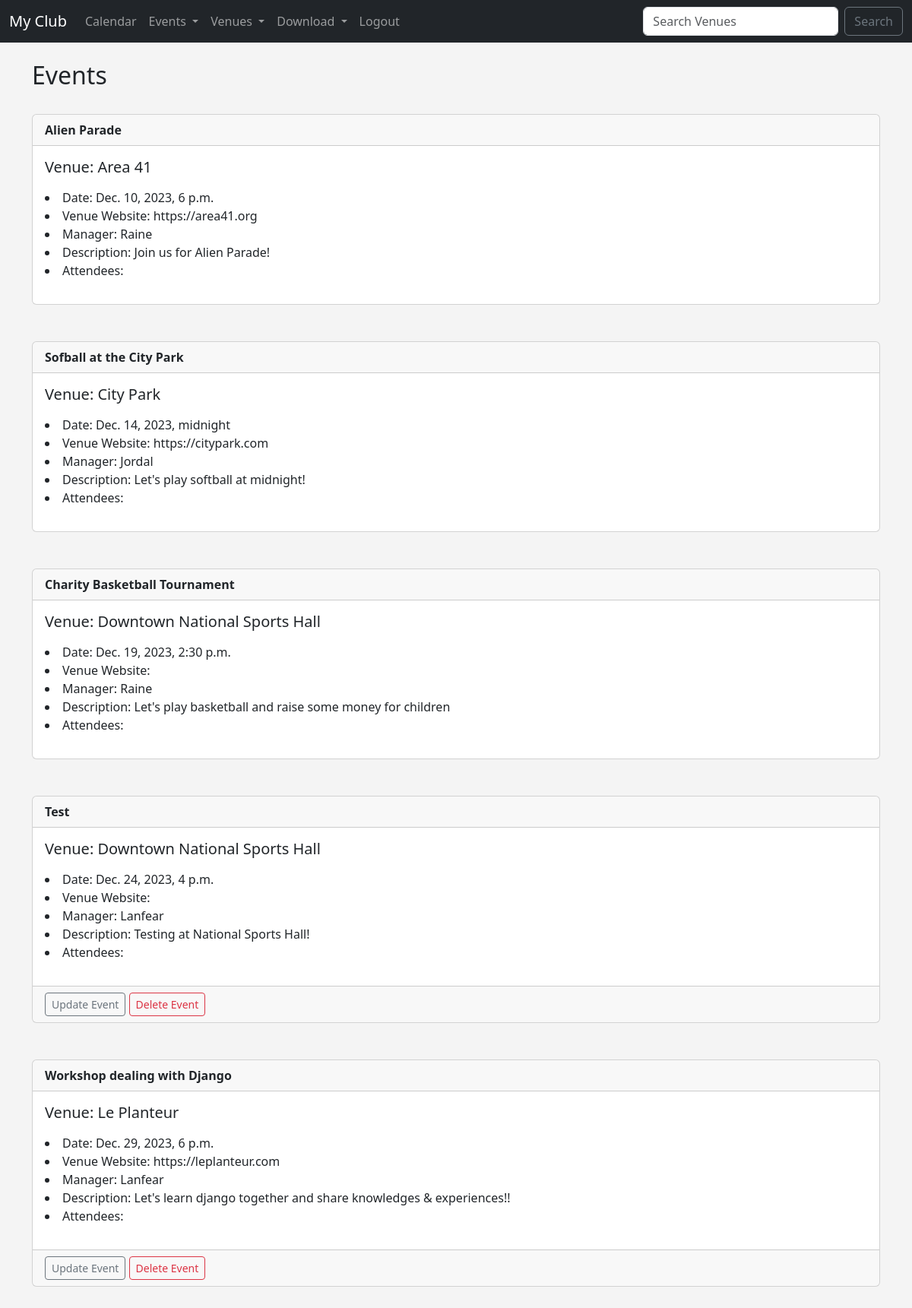
Page /events (signed in) on the committed database.
### events/models.py (models this page shows, shortened)
class Event(models.Model):
	name = models.CharField('Event Name', max_length = 120)
	event_date = models.DateTimeField('Event Date')
	venue = models.ForeignKey(Venue, blank = True , null = True, on_delete = models.CASCADE)
	manager = models.ForeignKey(User, blank = True, null = True, on_delete = models.SET_NULL)
	description = models.TextField(blank = True)
	attendees = models.ManyToManyField(MyClubUser, blank = True)
	approved = models.BooleanField('Approved', default = False)
	def __str__(self):
		return self.name

class Venue(models.Model):
	name = models.CharField('Venue Name', max_length = 120)
	address = models.CharField(max_length = 300)
	zip_code = models.CharField('Zip Code',max_length = 15)
	phone = models.CharField('Contact Phone',max_length = 15, blank = True)
	web = models.URLField('Website Address', blank = True)
	email_address = models.EmailField('Email Address', blank = True)
	owner = models.IntegerField("Venue Owner", blank = False, default = 1)
	venue_image = models.ImageField(null = True, blank = True, upload_to="images/")
	def __str__ (self):
		return self.name

### events/views.py (the view)
# urls.py: path('events',views.all_events, name="list-events"),
def all_events(request):
	event_list = Event.objects.all().order_by('event_date')
	return render(request, 'events/event_list.html',
		{'event_list':event_list})

### events/templates/events/event_list.html (shortened to what this page needs)
{% extends 'events/base.html' %}
{% block content %}
	<h2>Events</h2><br/>
	{% for event in event_list %}
		<div class="card">
		  <div class="card-header">
		    <strong>{{ event }}</strong>
		  </div>
		  <div class="card-body">
		    <h5 class="card-title">Venue: {{ event.venue }}</h5>
		    <p class="card-text">
					<li>Date: {{ event.event_date }}</li>
					<li>Venue Website: {{ event.venue.web }}</li>
					<li>Manager: {{ event.manager }}</li>
					<li>Description: {{ event.description }}</li>
					<li>Attendees:
					</li>
		    </p>
		  </div>
		  {% if user.is_authenticated %}
		    {% if user == event.manager %}
			  <div class="card-footer text-muted">
			  	<a href="{% url 'update-event' event.id %}" class="btn btn-outline-secondary btn-sm">Update Event</a>
			  	<a href="{% url 'delete-event' event.id %}" class="btn btn-outline-danger btn-sm">Delete Event</a>
			  </div>
			 {% endif %}
		  {% endif %}
		</div>
		<br/><br/>
	{% endfor %}
{% endblock %}

### events/templates/events/base.html (style rules this page uses)
body { background-color: #f4f4f4; }

### rows in the picture
Event: name "Alien Parade", venue "Area 41", event_date "Dec. 10, 2023, 6 p.m.", venue.web "https://area41.org", manager "Raine", description "Join us for Alien Parade!"
Event: name "Sofball at the City Park", venue "City Park", event_date "Dec. 14, 2023, midnight", venue.web "https://citypark.com", manager "Jordal", description "Let's play softball at midnight!"
Event: name "Charity Basketball Tournament", venue "Downtown National Sports Hall", event_date "Dec. 19, 2023, 2:30 p.m.", manager "Raine", description "Let's play basketball and raise some money for children"
Event: name "Test", venue "Downtown National Sports Hall", event_date "Dec. 24, 2023, 4 p.m.", manager "Lanfear", description "Testing at National Sports Hall!", shows "Update Event"
Event: name "Workshop dealing with Django", venue "Le Planteur", event_date "Dec. 29, 2023, 6 p.m.", venue.web "https://leplanteur.com", manager "Lanfear", description "Let's learn django together and share knowledges & experiences!!", shows "Update Event"
